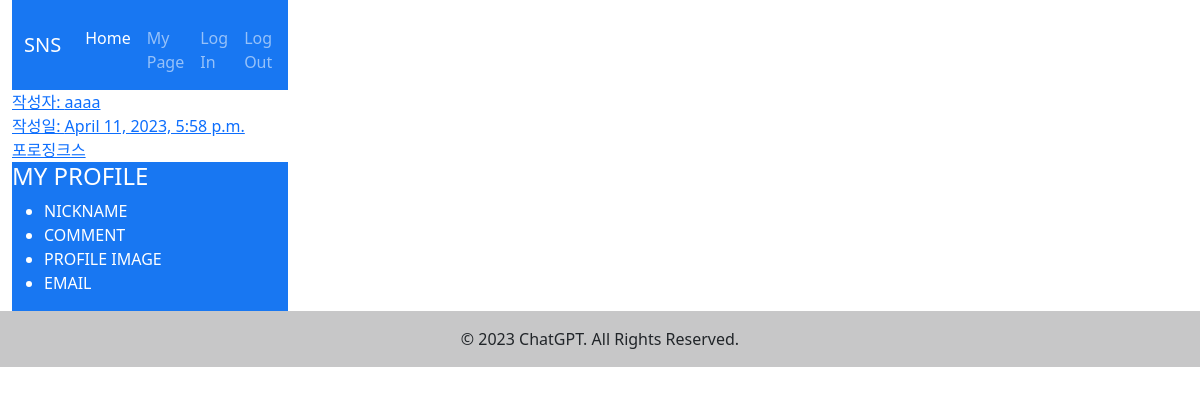
The page /post/ (signed in) on the database as committed earlier.
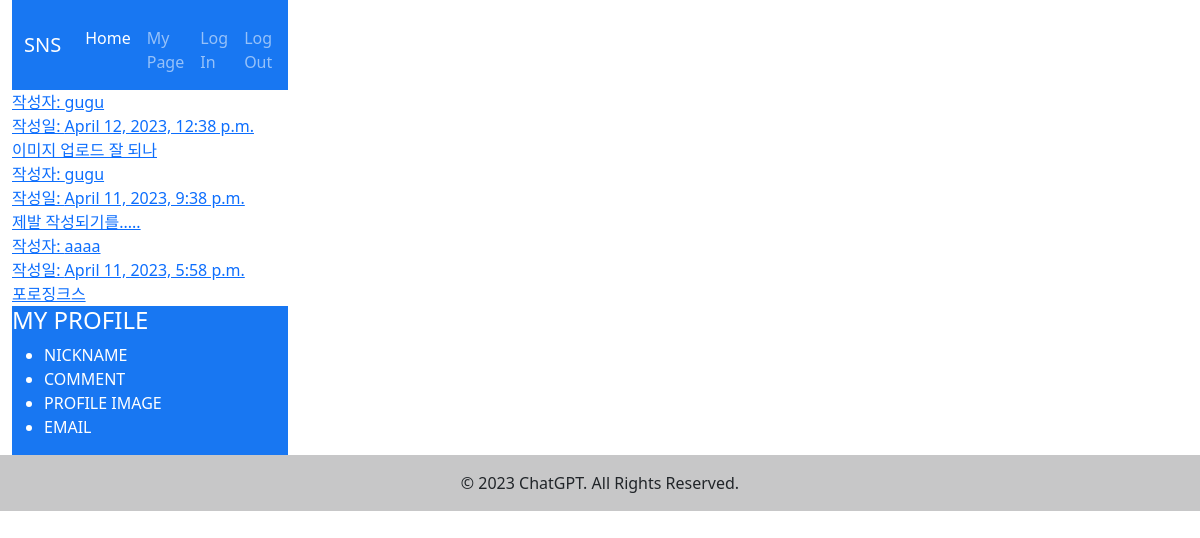
The same page on the database as committed later.
### post/models.py (models this page shows, shortened)
class TimeStamedModel(models.Model):
    create_at = models.DateTimeField(auto_now_add=True)
    updated_at = models.DateTimeField(
        auto_now=True)  # 업데이트는 auto_now = True 사용
    class Meta:
        abstract = True

class Post(TimeStamedModel):
    author = models.ForeignKey(
        user_model.User,
        null=True,
        on_delete=models.CASCADE,
        related_name='post_author'
    )
    image = models.ImageField(blank=True, null=True, upload_to="")
    caption = models.TextField(blank=False)

### user/models.py (models this page shows, shortened)
class User(AbstractUser):
    name = models.CharField(_("Name of User"), blank=True, max_length=255)
    user_name = models.CharField(blank=True, max_length=255)
    profile_photo = models.ImageField(blank=True)
    bio = models.TextField(blank=True)
    email = models.CharField(blank=True, max_length=255)
    class Meta:
        db_table = "my_user"

### post/views.py (the view)
# urls.py: path('', views.post_views, name='postMain'),
def post_views(request):
    user = request.user.is_authenticated
    if user:
        post_list = Post.objects.order_by('caption')
        return render(request, 'post/main.html', {'posts': post_list})

### templates/post/main.html
{% extends "post/base.html" %}
{% load static %}
{% block content %}
{% for post in posts %}
<a href="{% url 'post:post-detail' post.id %}">
    <div>작성자: {{ post.author.username }}</div>
    <div>작성일: {{ post.create_at }}</div>
    <div>{{ post.caption }}</div>
</a>
{% endfor %}
{% endblock content %}

### templates/post/base.html (shortened to what this page needs)
<!doctype html>
<html lang="en">
<head>
    <link rel="stylesheet"
        href="https://s3.ap-northeast-2.amazonaws.com/materials.spartacodingclub.kr/easygpt/default.css">
    <link href="https://cdn.jsdelivr.net/npm/bootstrap@5.2.3/dist/css/bootstrap.min.css" rel="stylesheet"
>
</head>
<body>
    <div class="container-fluid">
        <div class="row">
            <div class="col-lg-3">
                <nav class="navbar navbar-expand-lg navbar-dark">
                    <div class="container-fluid">
                        <a class="navbar-brand" href="#">SNS</a>
                        <div class="collapse navbar-collapse" id="navbarNav">
                            <ul class="navbar-nav">
                                <li class="nav-item">
                                    <a class="nav-link active" aria-current="page" href="#">Home</a>
                                </li>
                                <li class="nav-item">
                                    <a class="nav-link" href="#">My Page</a>
                                </li>
                                <li class="nav-item">
                                    <a class="nav-link" href="#">Log In</a>
                                </li>
                                <li class="nav-item">
                                    <a class="nav-link" href="#">Log Out</a>
                                </li>
                                <li class="nav-item">
                                    <a class="nav-link disabled">Friends</a>
                                </li>
                            </ul>
                        </div>
                    </div>
                </nav>
            </div>
            {% block content %}
            {% endblock %}
            <div class="col-lg-3">
                <div class="sidebar">
                    <h4>MY PROFILE</h4>
                    <ul>
                        <li>NICKNAME</li>
                        <li>COMMENT</li>
                        <li>PROFILE IMAGE</li>
                        <li>EMAIL</li>
                    </ul>
                </div>
            </div>
        </div>
    </div>
    <footer class="bg-light text-center text-lg-start">
        <div class="text-center p-3" style="background-color: rgba(0, 0, 0, 0.2);">
            © 2023 ChatGPT. All Rights Reserved.
        </div>
    </footer>
</body>

### templates/post/base.html (style rules this page uses)
.navbar { background-color: #1877F2; }
.navbar-brand { color: white; }
.navbar-nav { display: flex; flex-direction: column; align-items: flex-start; margin-top: 10px; }
.nav-link { padding: .5rem 0; }
.sidebar { background-color: #1877F2; color: white; height: 100%; }

Rows that differ between the two databases and show on the page:
added Post: author.username "gugu", create_at "April 12, 2023, 12:38 p.m.", caption "이미지 업로드 잘 되나"
added Post: author.username "gugu", create_at "April 11, 2023, 9:38 p.m.", caption "제발 작성되기를....."
